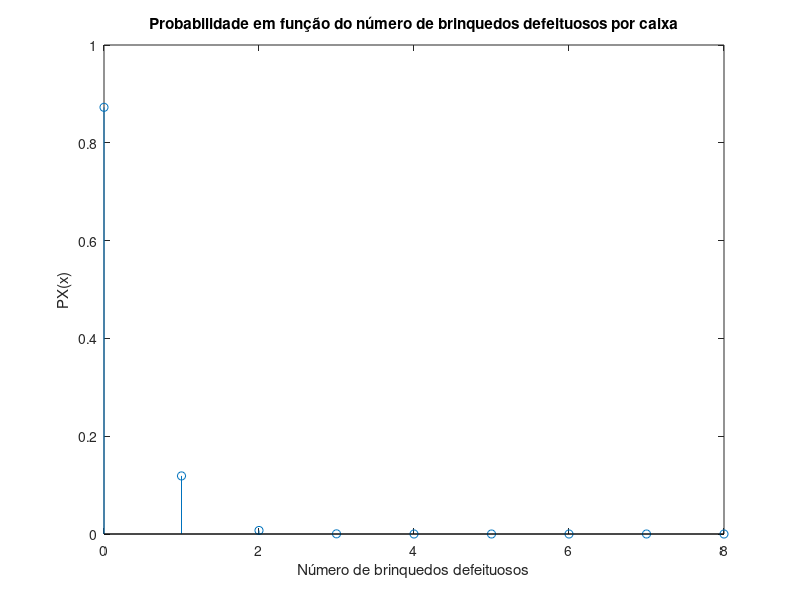
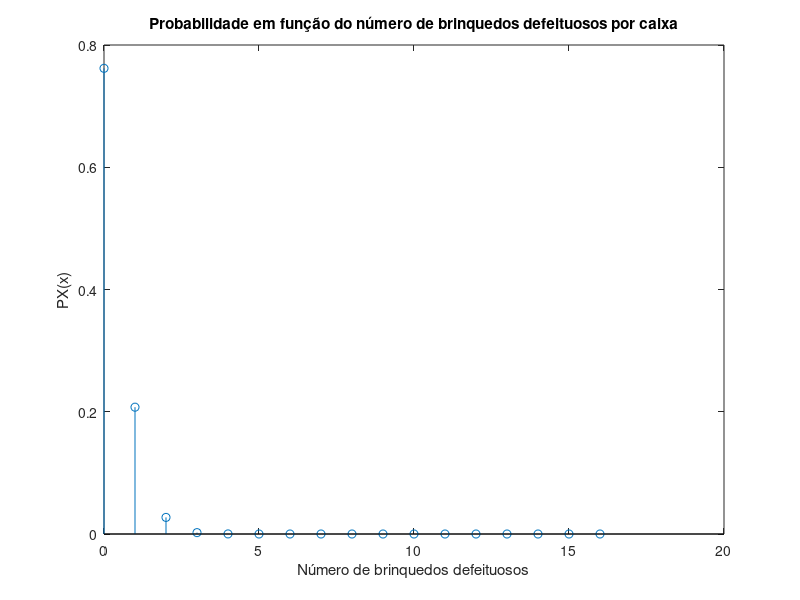

Source code (MATLAB) for these figures, in order:
%%Considere a variavel aleatoria  X que representa o numero de brinquedos defeituosos numa caixa.

%a)Estime por simulac¸ao a funcao massa de probabilidade  pX(x) de X quando n = 8 brinquedos e
%desenhe-a num grafico  stem. Descreva os resultados obtidos e verifique a sua consistencia com o ˆ
%resultado obtido na questao 2(a). 

X = 0:8;
Probs = zeros(1, 9);
p1 = 0.2/100;
p2 = 0.5/100;
pa = 0.01;
N = 1e5;
n = 8;
for i = 1:9
d1 = rand(n, N) < p1; %situaçoes em que componente 1 tem defeito
d2 = rand(n, N) < p2; %situaçoes em que componente 2 tem defeito
da = rand(n, N) < pa; %situaçoes em que o brinquedo tem defeito(e as componentes não)
defeitos = d1 + d2 +da; % situações em que houve defeitos (quer seja das componentes ou do processo de montagem)
caixasDefeitos = sum(defeitos > 0); %número de brinquedos defeituosos por caixa
brinquedosDefeituosos = sum(caixasDefeitos == i-1); %obtem todos os valores para i brinquedos defeituosos numa caixa de 8
Probs(i) = brinquedosDefeituosos/N;

end

figure
stem(X, Probs);
xlabel("Número de brinquedos defeituosos");
ylabel("PX(x)");
title("Probabilidade em função do número de brinquedos defeituosos por caixa");

%b) Com base em pX(x), calcule a probabilidade de X >= 2. O que conclui?
PeloMenos2 =0;

for i = 1:7
   PeloMenos2 = PeloMenos2 + Probs(i+2); 
end   

fprintf("PX(x) com X >=2 é igual a %f", PeloMenos2);


%c)Com base em pX(x), estime o valor esperado, a variancia e o desvio padrao de  X.

ValorEsperado = sum(Probs.*X);
Variancia = sum((X.^2).*Probs) - ValorEsperado^2;
DesvioPadrao = sqrt(Variancia);
fprintf("\n----Alínea C) -------------------");
fprintf("\nC)-- E[X] = %f", ValorEsperado);
fprintf("\nC)-- Var[X] = %f", Variancia);
fprintf("\nC)-- DesvioPadrao = %f", DesvioPadrao);


%d)Repita as questoes 3(a), 3(b) e 3(c), mas agora considerando ˜ n = 16 brinquedos. Compare todos
%os resultados com os obtidos anteriormente (com n = 8 brinquedos) e justifique as diferenc¸as.

fprintf("\n-----------Alínea D) -------------------------");


X = 0:16;
Probs = zeros(1, 17);
p1 = 0.2/100;
p2 = 0.5/100;
pa = 0.01;
N = 1e5;
n = 16;
for i = 1:17
d1 = rand(n, N) < p1; %situaçoes em que componente 1 tem defeito
d2 = rand(n, N) < p2; %situaçoes em que componente 2 tem defeito
da = rand(n, N) < pa; %situaçoes em que o brinquedo tem defeito(e as componentes não)
defeitos = d1 + d2 +da; % situações em que houve defeitos (quer seja das componentes ou do processo de montagem)
caixasDefeitos = sum(defeitos > 0); %número de brinquedos defeituosos por caixa
brinquedosDefeituosos = sum(caixasDefeitos == i-1); %obtem todos os valores para i brinquedos defeituosos numa caixa de 8
Probs(i) = brinquedosDefeituosos/N;

end

figure
stem(X, Probs);
xlabel("Número de brinquedos defeituosos");
ylabel("PX(x)");
title("Probabilidade em função do número de brinquedos defeituosos por caixa");


PeloMenos2 =0;

for i = 1:15
   PeloMenos2 = PeloMenos2 + Probs(i+2); 
end   

fprintf("\nPX(x) com X >=2 é igual a %f", PeloMenos2);




ValorEsperado = sum(Probs.*X);
Variancia = sum((X.^2).*Probs) - ValorEsperado^2;
DesvioPadrao = sqrt(Variancia);

fprintf("\nD)-- E[X] = %f", ValorEsperado);
fprintf("\nD)-- Var[X] = %f", Variancia);
fprintf("\nD)-- DesvioPadrao = %f", DesvioPadrao);




